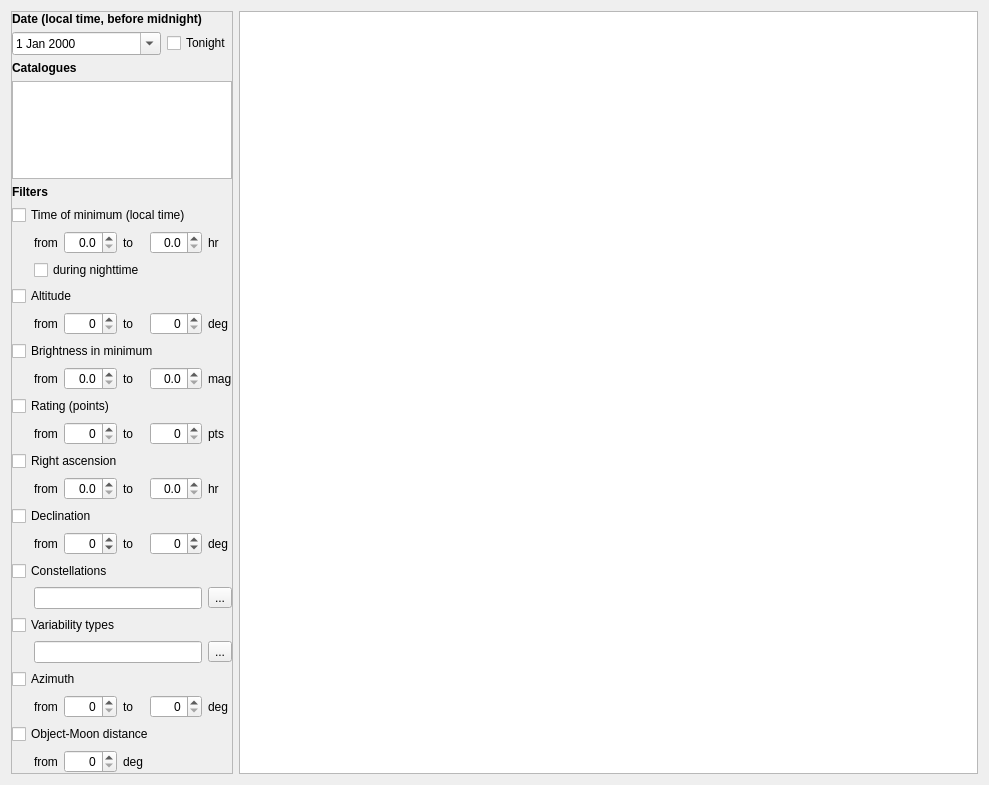
<?xml version="1.0" encoding="UTF-8"?>
<ui version="4.0">
 <class>CNightlyEphemerisTab</class>
 <widget class="QWidget" name="CNightlyEphemerisTab">
  <property name="geometry">
   <rect>
    <x>0</x>
    <y>0</y>
    <width>989</width>
    <height>785</height>
   </rect>
  </property>
  <property name="windowTitle">
   <string>Form</string>
  </property>
  <layout class="QHBoxLayout" name="horizontalLayout">
   <item>
    <widget class="QFrame" name="toolBox">
     <property name="maximumSize">
      <size>
       <width>222</width>
       <height>16777215</height>
      </size>
     </property>
     <property name="frameShape">
      <enum>QFrame::StyledPanel</enum>
     </property>
     <property name="frameShadow">
      <enum>QFrame::Raised</enum>
     </property>
     <layout class="QVBoxLayout" name="verticalLayout_2">
      <property name="leftMargin">
       <number>0</number>
      </property>
      <property name="topMargin">
       <number>0</number>
      </property>
      <property name="rightMargin">
       <number>0</number>
      </property>
      <property name="bottomMargin">
       <number>0</number>
      </property>
      <item>
       <widget class="QLabel" name="dateLabel">
        <property name="font">
         <font>
          <bold>true</bold>
         </font>
        </property>
        <property name="text">
         <string>Date (local time, before midnight)</string>
        </property>
       </widget>
      </item>
      <item>
       <layout class="QHBoxLayout" name="horizontalLayout_2">
        <item>
         <widget class="QDateEdit" name="dateEdit">
          <property name="calendarPopup">
           <bool>true</bool>
          </property>
         </widget>
        </item>
        <item>
         <widget class="QCheckBox" name="tonightCheck">
          <property name="sizePolicy">
           <sizepolicy hsizetype="Fixed" vsizetype="Fixed">
            <horstretch>0</horstretch>
            <verstretch>0</verstretch>
           </sizepolicy>
          </property>
          <property name="text">
           <string>Tonight</string>
          </property>
         </widget>
        </item>
       </layout>
      </item>
      <item>
       <widget class="QLabel" name="catalogsLabel">
        <property name="font">
         <font>
          <bold>true</bold>
         </font>
        </property>
        <property name="text">
         <string>Catalogues</string>
        </property>
       </widget>
      </item>
      <item>
       <widget class="QListView" name="catalogsList">
        <property name="uniformItemSizes">
         <bool>true</bool>
        </property>
       </widget>
      </item>
      <item>
       <widget class="QLabel" name="filtersLabel">
        <property name="font">
         <font>
          <bold>true</bold>
         </font>
        </property>
        <property name="text">
         <string>Filters</string>
        </property>
       </widget>
      </item>
      <item>
       <layout class="QGridLayout" name="gridLayout">
        <item row="1" column="4">
         <widget class="QDoubleSpinBox" name="timeToEdit">
          <property name="alignment">
           <set>Qt::AlignRight|Qt::AlignTrailing|Qt::AlignVCenter</set>
          </property>
          <property name="decimals">
           <number>1</number>
          </property>
          <property name="maximum">
           <double>24.000000000000000</double>
          </property>
          <property name="singleStep">
           <double>0.500000000000000</double>
          </property>
         </widget>
        </item>
        <item row="18" column="5">
         <widget class="QLabel" name="aziUnitLabel">
          <property name="sizePolicy">
           <sizepolicy hsizetype="Fixed" vsizetype="Preferred">
            <horstretch>0</horstretch>
            <verstretch>0</verstretch>
           </sizepolicy>
          </property>
          <property name="text">
           <string>deg</string>
          </property>
         </widget>
        </item>
        <item row="0" column="0" colspan="6">
         <widget class="QCheckBox" name="timeCheck">
          <property name="text">
           <string>Time of minimum (local time)</string>
          </property>
         </widget>
        </item>
        <item row="12" column="5">
         <widget class="QLabel" name="decUnitLabel">
          <property name="sizePolicy">
           <sizepolicy hsizetype="Fixed" vsizetype="Preferred">
            <horstretch>0</horstretch>
            <verstretch>0</verstretch>
           </sizepolicy>
          </property>
          <property name="text">
           <string>deg</string>
          </property>
         </widget>
        </item>
        <item row="7" column="0" colspan="6">
         <widget class="QCheckBox" name="ptsCheck">
          <property name="text">
           <string>Rating (points)</string>
          </property>
         </widget>
        </item>
        <item row="6" column="3">
         <widget class="QLabel" name="magToLabel">
          <property name="sizePolicy">
           <sizepolicy hsizetype="Fixed" vsizetype="Preferred">
            <horstretch>0</horstretch>
            <verstretch>0</verstretch>
           </sizepolicy>
          </property>
          <property name="text">
           <string>to</string>
          </property>
         </widget>
        </item>
        <item row="20" column="3">
         <widget class="QLabel" name="omdUnitLabel">
          <property name="sizePolicy">
           <sizepolicy hsizetype="Fixed" vsizetype="Preferred">
            <horstretch>0</horstretch>
            <verstretch>0</verstretch>
           </sizepolicy>
          </property>
          <property name="text">
           <string>deg</string>
          </property>
         </widget>
        </item>
        <item row="4" column="3">
         <widget class="QLabel" name="altToLabel">
          <property name="sizePolicy">
           <sizepolicy hsizetype="Fixed" vsizetype="Preferred">
            <horstretch>0</horstretch>
            <verstretch>0</verstretch>
           </sizepolicy>
          </property>
          <property name="text">
           <string>to</string>
          </property>
         </widget>
        </item>
        <item row="1" column="5">
         <widget class="QLabel" name="timeUnitLabel">
          <property name="sizePolicy">
           <sizepolicy hsizetype="Fixed" vsizetype="Preferred">
            <horstretch>0</horstretch>
            <verstretch>0</verstretch>
           </sizepolicy>
          </property>
          <property name="text">
           <string>hr</string>
          </property>
         </widget>
        </item>
        <item row="3" column="0" colspan="6">
         <widget class="QCheckBox" name="altCheck">
          <property name="text">
           <string>Altitude</string>
          </property>
         </widget>
        </item>
        <item row="6" column="5">
         <widget class="QLabel" name="magUnitLabel">
          <property name="sizePolicy">
           <sizepolicy hsizetype="Fixed" vsizetype="Preferred">
            <horstretch>0</horstretch>
            <verstretch>0</verstretch>
           </sizepolicy>
          </property>
          <property name="text">
           <string>mag</string>
          </property>
         </widget>
        </item>
        <item row="12" column="1">
         <widget class="QLabel" name="decFromLabel">
          <property name="sizePolicy">
           <sizepolicy hsizetype="Fixed" vsizetype="Preferred">
            <horstretch>0</horstretch>
            <verstretch>0</verstretch>
           </sizepolicy>
          </property>
          <property name="text">
           <string>from</string>
          </property>
         </widget>
        </item>
        <item row="18" column="1">
         <widget class="QLabel" name="aziFromLabel">
          <property name="sizePolicy">
           <sizepolicy hsizetype="Fixed" vsizetype="Preferred">
            <horstretch>0</horstretch>
            <verstretch>0</verstretch>
           </sizepolicy>
          </property>
          <property name="text">
           <string>from</string>
          </property>
         </widget>
        </item>
        <item row="10" column="1">
         <widget class="QLabel" name="rascFromLabel">
          <property name="sizePolicy">
           <sizepolicy hsizetype="Fixed" vsizetype="Preferred">
            <horstretch>0</horstretch>
            <verstretch>0</verstretch>
           </sizepolicy>
          </property>
          <property name="text">
           <string>from</string>
          </property>
         </widget>
        </item>
        <item row="20" column="1">
         <widget class="QLabel" name="omdFromLabel">
          <property name="sizePolicy">
           <sizepolicy hsizetype="Fixed" vsizetype="Preferred">
            <horstretch>0</horstretch>
            <verstretch>0</verstretch>
           </sizepolicy>
          </property>
          <property name="text">
           <string>from</string>
          </property>
         </widget>
        </item>
        <item row="1" column="0">
         <widget class="QLabel" name="spacerLabel">
          <property name="minimumSize">
           <size>
            <width>16</width>
            <height>0</height>
           </size>
          </property>
          <property name="maximumSize">
           <size>
            <width>16</width>
            <height>16777215</height>
           </size>
          </property>
          <property name="text">
           <string/>
          </property>
         </widget>
        </item>
        <item row="10" column="5">
         <widget class="QLabel" name="rascUnitLabel">
          <property name="sizePolicy">
           <sizepolicy hsizetype="Fixed" vsizetype="Preferred">
            <horstretch>0</horstretch>
            <verstretch>0</verstretch>
           </sizepolicy>
          </property>
          <property name="text">
           <string>hr</string>
          </property>
         </widget>
        </item>
        <item row="8" column="3">
         <widget class="QLabel" name="ptsToLabel">
          <property name="sizePolicy">
           <sizepolicy hsizetype="Fixed" vsizetype="Preferred">
            <horstretch>0</horstretch>
            <verstretch>0</verstretch>
           </sizepolicy>
          </property>
          <property name="text">
           <string>to</string>
          </property>
         </widget>
        </item>
        <item row="4" column="4">
         <widget class="QSpinBox" name="altToEdit">
          <property name="alignment">
           <set>Qt::AlignRight|Qt::AlignTrailing|Qt::AlignVCenter</set>
          </property>
          <property name="maximum">
           <number>90</number>
          </property>
         </widget>
        </item>
        <item row="1" column="3">
         <widget class="QLabel" name="timeToLabel">
          <property name="sizePolicy">
           <sizepolicy hsizetype="Fixed" vsizetype="Preferred">
            <horstretch>0</horstretch>
            <verstretch>0</verstretch>
           </sizepolicy>
          </property>
          <property name="text">
           <string>to</string>
          </property>
         </widget>
        </item>
        <item row="8" column="5">
         <widget class="QLabel" name="ptsUnitLabel">
          <property name="sizePolicy">
           <sizepolicy hsizetype="Fixed" vsizetype="Preferred">
            <horstretch>0</horstretch>
            <verstretch>0</verstretch>
           </sizepolicy>
          </property>
          <property name="text">
           <string>pts</string>
          </property>
         </widget>
        </item>
        <item row="1" column="2">
         <widget class="QDoubleSpinBox" name="timeFromEdit">
          <property name="alignment">
           <set>Qt::AlignRight|Qt::AlignTrailing|Qt::AlignVCenter</set>
          </property>
          <property name="decimals">
           <number>1</number>
          </property>
          <property name="maximum">
           <double>24.000000000000000</double>
          </property>
          <property name="singleStep">
           <double>0.500000000000000</double>
          </property>
         </widget>
        </item>
        <item row="1" column="1">
         <widget class="QLabel" name="timeFromLabel">
          <property name="sizePolicy">
           <sizepolicy hsizetype="Fixed" vsizetype="Preferred">
            <horstretch>0</horstretch>
            <verstretch>0</verstretch>
           </sizepolicy>
          </property>
          <property name="text">
           <string>from</string>
          </property>
         </widget>
        </item>
        <item row="2" column="1" colspan="5">
         <widget class="QCheckBox" name="nightCheck">
          <property name="text">
           <string>during nighttime</string>
          </property>
         </widget>
        </item>
        <item row="4" column="1">
         <widget class="QLabel" name="altFromLabel">
          <property name="sizePolicy">
           <sizepolicy hsizetype="Fixed" vsizetype="Preferred">
            <horstretch>0</horstretch>
            <verstretch>0</verstretch>
           </sizepolicy>
          </property>
          <property name="text">
           <string>from</string>
          </property>
         </widget>
        </item>
        <item row="5" column="0" colspan="6">
         <widget class="QCheckBox" name="magCheck">
          <property name="text">
           <string>Brightness in minimum</string>
          </property>
         </widget>
        </item>
        <item row="4" column="5">
         <widget class="QLabel" name="altUnitLabel">
          <property name="sizePolicy">
           <sizepolicy hsizetype="Fixed" vsizetype="Preferred">
            <horstretch>0</horstretch>
            <verstretch>0</verstretch>
           </sizepolicy>
          </property>
          <property name="text">
           <string>deg</string>
          </property>
         </widget>
        </item>
        <item row="10" column="3">
         <widget class="QLabel" name="rascToLabel">
          <property name="sizePolicy">
           <sizepolicy hsizetype="Fixed" vsizetype="Preferred">
            <horstretch>0</horstretch>
            <verstretch>0</verstretch>
           </sizepolicy>
          </property>
          <property name="text">
           <string>to</string>
          </property>
         </widget>
        </item>
        <item row="8" column="1">
         <widget class="QLabel" name="ptsFromLabel">
          <property name="sizePolicy">
           <sizepolicy hsizetype="Fixed" vsizetype="Preferred">
            <horstretch>0</horstretch>
            <verstretch>0</verstretch>
           </sizepolicy>
          </property>
          <property name="text">
           <string>from</string>
          </property>
         </widget>
        </item>
        <item row="12" column="3">
         <widget class="QLabel" name="decToLabel">
          <property name="sizePolicy">
           <sizepolicy hsizetype="Fixed" vsizetype="Preferred">
            <horstretch>0</horstretch>
            <verstretch>0</verstretch>
           </sizepolicy>
          </property>
          <property name="text">
           <string>to</string>
          </property>
         </widget>
        </item>
        <item row="18" column="3">
         <widget class="QLabel" name="aziToLabel">
          <property name="sizePolicy">
           <sizepolicy hsizetype="Fixed" vsizetype="Preferred">
            <horstretch>0</horstretch>
            <verstretch>0</verstretch>
           </sizepolicy>
          </property>
          <property name="text">
           <string>to</string>
          </property>
         </widget>
        </item>
        <item row="4" column="2">
         <widget class="QSpinBox" name="altFromEdit">
          <property name="alignment">
           <set>Qt::AlignRight|Qt::AlignTrailing|Qt::AlignVCenter</set>
          </property>
          <property name="maximum">
           <number>90</number>
          </property>
         </widget>
        </item>
        <item row="6" column="1">
         <widget class="QLabel" name="magFromLabel">
          <property name="sizePolicy">
           <sizepolicy hsizetype="Fixed" vsizetype="Preferred">
            <horstretch>0</horstretch>
            <verstretch>0</verstretch>
           </sizepolicy>
          </property>
          <property name="text">
           <string>from</string>
          </property>
         </widget>
        </item>
        <item row="9" column="0" colspan="6">
         <widget class="QCheckBox" name="rascCheck">
          <property name="text">
           <string>Right ascension</string>
          </property>
         </widget>
        </item>
        <item row="11" column="0" colspan="6">
         <widget class="QCheckBox" name="decCheck">
          <property name="text">
           <string>Declination</string>
          </property>
         </widget>
        </item>
        <item row="6" column="2">
         <widget class="QDoubleSpinBox" name="magFromEdit">
          <property name="alignment">
           <set>Qt::AlignRight|Qt::AlignTrailing|Qt::AlignVCenter</set>
          </property>
          <property name="decimals">
           <number>1</number>
          </property>
          <property name="maximum">
           <double>99.000000000000000</double>
          </property>
          <property name="singleStep">
           <double>0.500000000000000</double>
          </property>
         </widget>
        </item>
        <item row="6" column="4">
         <widget class="QDoubleSpinBox" name="magToEdit">
          <property name="alignment">
           <set>Qt::AlignRight|Qt::AlignTrailing|Qt::AlignVCenter</set>
          </property>
          <property name="decimals">
           <number>1</number>
          </property>
          <property name="maximum">
           <double>99.000000000000000</double>
          </property>
          <property name="singleStep">
           <double>0.500000000000000</double>
          </property>
         </widget>
        </item>
        <item row="8" column="2">
         <widget class="QSpinBox" name="ptsFromEdit">
          <property name="alignment">
           <set>Qt::AlignRight|Qt::AlignTrailing|Qt::AlignVCenter</set>
          </property>
         </widget>
        </item>
        <item row="8" column="4">
         <widget class="QSpinBox" name="ptsToEdit">
          <property name="alignment">
           <set>Qt::AlignRight|Qt::AlignTrailing|Qt::AlignVCenter</set>
          </property>
         </widget>
        </item>
        <item row="10" column="2">
         <widget class="QDoubleSpinBox" name="rascFromEdit">
          <property name="alignment">
           <set>Qt::AlignRight|Qt::AlignTrailing|Qt::AlignVCenter</set>
          </property>
          <property name="decimals">
           <number>1</number>
          </property>
          <property name="maximum">
           <double>24.000000000000000</double>
          </property>
          <property name="singleStep">
           <double>0.500000000000000</double>
          </property>
         </widget>
        </item>
        <item row="10" column="4">
         <widget class="QDoubleSpinBox" name="rascToEdit">
          <property name="alignment">
           <set>Qt::AlignRight|Qt::AlignTrailing|Qt::AlignVCenter</set>
          </property>
          <property name="decimals">
           <number>1</number>
          </property>
          <property name="maximum">
           <double>24.000000000000000</double>
          </property>
          <property name="singleStep">
           <double>0.500000000000000</double>
          </property>
         </widget>
        </item>
        <item row="12" column="2">
         <widget class="QSpinBox" name="decFromEdit">
          <property name="alignment">
           <set>Qt::AlignRight|Qt::AlignTrailing|Qt::AlignVCenter</set>
          </property>
          <property name="minimum">
           <number>-90</number>
          </property>
          <property name="maximum">
           <number>90</number>
          </property>
         </widget>
        </item>
        <item row="12" column="4">
         <widget class="QSpinBox" name="decToEdit">
          <property name="alignment">
           <set>Qt::AlignRight|Qt::AlignTrailing|Qt::AlignVCenter</set>
          </property>
          <property name="minimum">
           <number>-90</number>
          </property>
          <property name="maximum">
           <number>90</number>
          </property>
         </widget>
        </item>
        <item row="13" column="0" colspan="6">
         <widget class="QCheckBox" name="consCheck">
          <property name="text">
           <string>Constellations</string>
          </property>
         </widget>
        </item>
        <item row="15" column="0" colspan="6">
         <widget class="QCheckBox" name="typesCheck">
          <property name="text">
           <string>Variability types</string>
          </property>
         </widget>
        </item>
        <item row="14" column="1" colspan="4">
         <widget class="QLineEdit" name="consEdit"/>
        </item>
        <item row="16" column="1" colspan="4">
         <widget class="QLineEdit" name="typesEdit"/>
        </item>
        <item row="14" column="5">
         <widget class="QToolButton" name="consButton">
          <property name="text">
           <string>...</string>
          </property>
         </widget>
        </item>
        <item row="16" column="5">
         <widget class="QToolButton" name="typesButton">
          <property name="text">
           <string>...</string>
          </property>
         </widget>
        </item>
        <item row="17" column="0" colspan="6">
         <widget class="QCheckBox" name="aziCheck">
          <property name="text">
           <string>Azimuth</string>
          </property>
         </widget>
        </item>
        <item row="18" column="2">
         <widget class="QSpinBox" name="aziFromEdit">
          <property name="alignment">
           <set>Qt::AlignRight|Qt::AlignTrailing|Qt::AlignVCenter</set>
          </property>
          <property name="maximum">
           <number>360</number>
          </property>
          <property name="singleStep">
           <number>45</number>
          </property>
         </widget>
        </item>
        <item row="18" column="4">
         <widget class="QSpinBox" name="aziToEdit">
          <property name="alignment">
           <set>Qt::AlignRight|Qt::AlignTrailing|Qt::AlignVCenter</set>
          </property>
          <property name="maximum">
           <number>360</number>
          </property>
          <property name="singleStep">
           <number>45</number>
          </property>
         </widget>
        </item>
        <item row="19" column="0" colspan="6">
         <widget class="QCheckBox" name="omdCheck">
          <property name="text">
           <string>Object-Moon distance</string>
          </property>
         </widget>
        </item>
        <item row="20" column="2">
         <widget class="QSpinBox" name="omdFromEdit">
          <property name="alignment">
           <set>Qt::AlignRight|Qt::AlignTrailing|Qt::AlignVCenter</set>
          </property>
          <property name="maximum">
           <number>180</number>
          </property>
          <property name="singleStep">
           <number>5</number>
          </property>
         </widget>
        </item>
       </layout>
      </item>
     </layout>
    </widget>
   </item>
   <item>
    <widget class="QFrame" name="mainFrame">
     <property name="sizePolicy">
      <sizepolicy hsizetype="Expanding" vsizetype="Preferred">
       <horstretch>1</horstretch>
       <verstretch>1</verstretch>
      </sizepolicy>
     </property>
     <layout class="QVBoxLayout" name="verticalLayout">
      <property name="spacing">
       <number>0</number>
      </property>
      <property name="leftMargin">
       <number>0</number>
      </property>
      <property name="topMargin">
       <number>0</number>
      </property>
      <property name="rightMargin">
       <number>0</number>
      </property>
      <property name="bottomMargin">
       <number>0</number>
      </property>
      <item>
       <widget class="QTableView" name="tableView">
        <property name="sizePolicy">
         <sizepolicy hsizetype="Expanding" vsizetype="Expanding">
          <horstretch>1</horstretch>
          <verstretch>0</verstretch>
         </sizepolicy>
        </property>
       </widget>
      </item>
     </layout>
    </widget>
   </item>
  </layout>
 </widget>
 <resources/>
 <connections/>
</ui>
